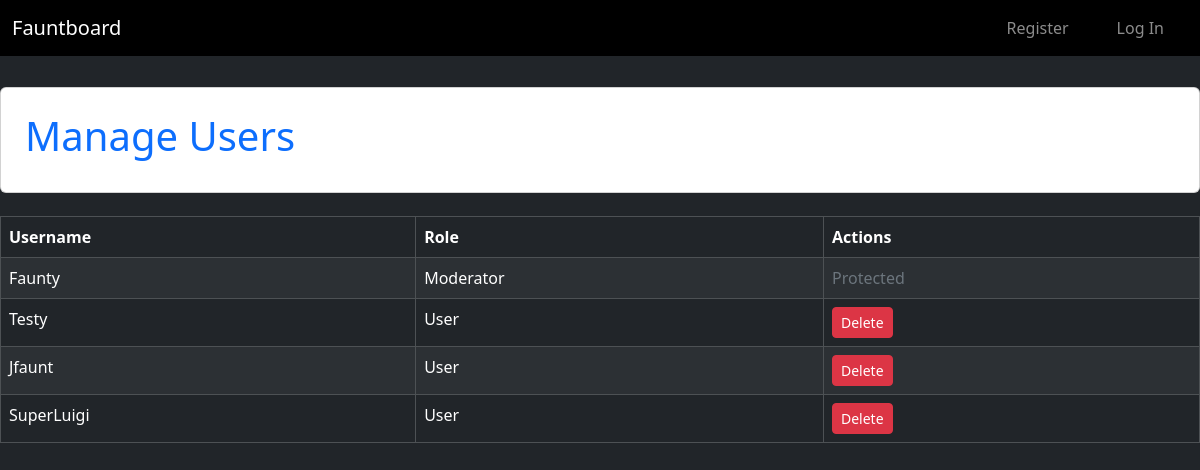
/moderation/users, run on an earlier commit of the app's database.
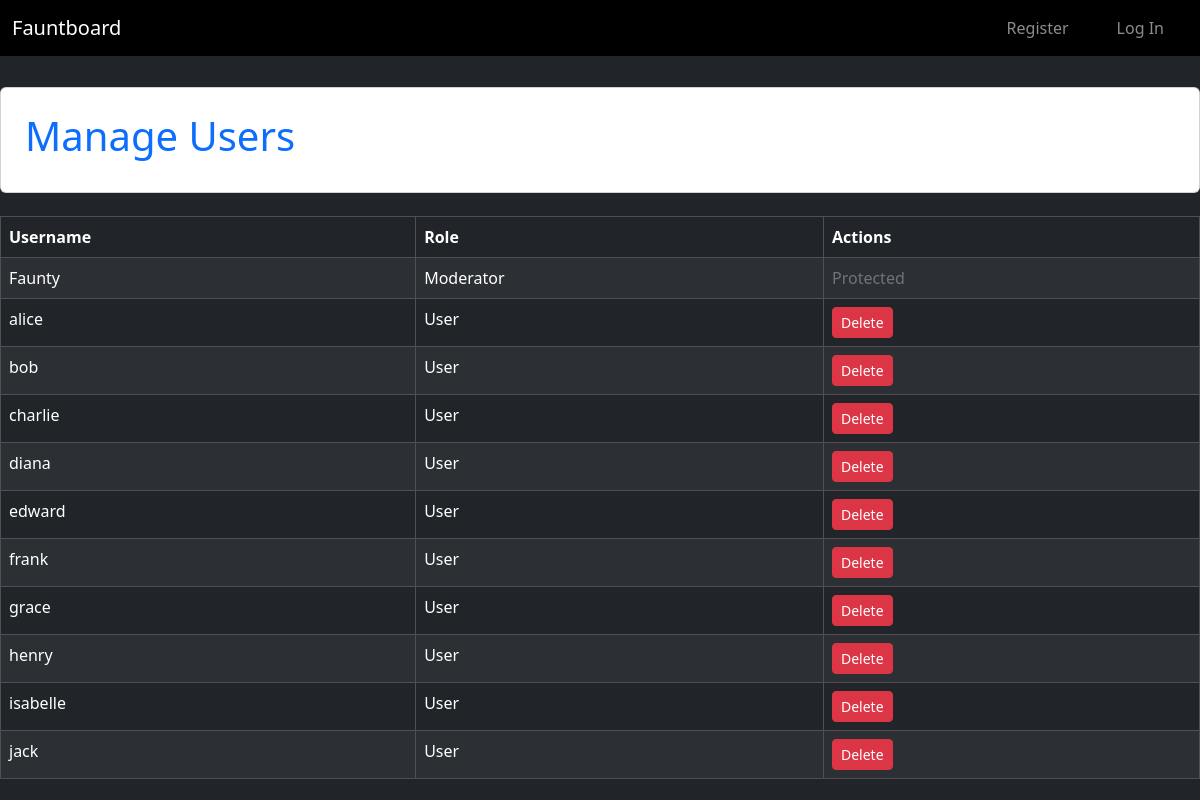
And on a later commit of the database.
### tables this page shows
CREATE TABLE users (
    id INTEGER PRIMARY KEY,
    username TEXT UNIQUE NOT NULL,
    password TEXT NOT NULL,
    role TEXT);

### app.py (the view)
@app.route("/moderation/users")
def manage_users():
    db = get_db()
    users = db.execute("SELECT id, username, role FROM users").fetchall()
    return render_template("manage_users.html", users=users)

### app.py (called while the page is built)
def get_db():
    if "db" not in g:
        g.db = sqlite3.connect("database.db")
        g.db.row_factory = sqlite3.Row
    return g.db

@app.before_request
def load_user():
    g.user = None
    if "user_id" in session:
        db = get_db()
        g.user = db.execute(
            "SELECT * FROM users WHERE id = ?",
            (session["user_id"],)
        ).fetchone()

### templates/manage_users.html (shortened to what this page needs)
{% extends 'base.html' %}
{% block content %}
<div class="d-flex justify-content-center align-items-center" style="height: 15vh;">
  <div class="card p-4 bg-white" style="width: 1500px;">
    <h1 class="text-primary">Manage Users</h1>
  </div>
</div>
  <table class="table table-dark table-striped table-bordered mt-3">
    <thead>
      <tr>
        <th>Username</th>
        <th>Role</th>
        <th>Actions</th>
      </tr>
    </thead>
    <tbody>
      {% for user in users %}
      <tr>
        <td>{{ user.username }}</td>
        <td>{{ user.role }}</td>
        <td>
          {% if user.role != 'Moderator' %}
          <a href="{{ url_for('delete_user', user_id=user.id) }}"
             class="btn btn-danger btn-sm">
            Delete
          </a>
          {% else %}
          <span class="text-secondary">Protected</span>
          {% endif %}
        </td>
      </tr>
      {% endfor %}
    </tbody>
  </table>
{% endblock %}

What changed in the data, as far as the page shows it:
changed users: username "Testy" → "alice"
changed users: username "Jfaunt" → "bob"
changed users: username "SuperLuigi" → "charlie"
added users: username "diana", role "User"
added users: username "edward", role "User"
added users: username "frank", role "User"
added users: username "grace", role "User"
added users: username "henry", role "User"
added users: username "isabelle", role "User"
added users: username "jack", role "User"
